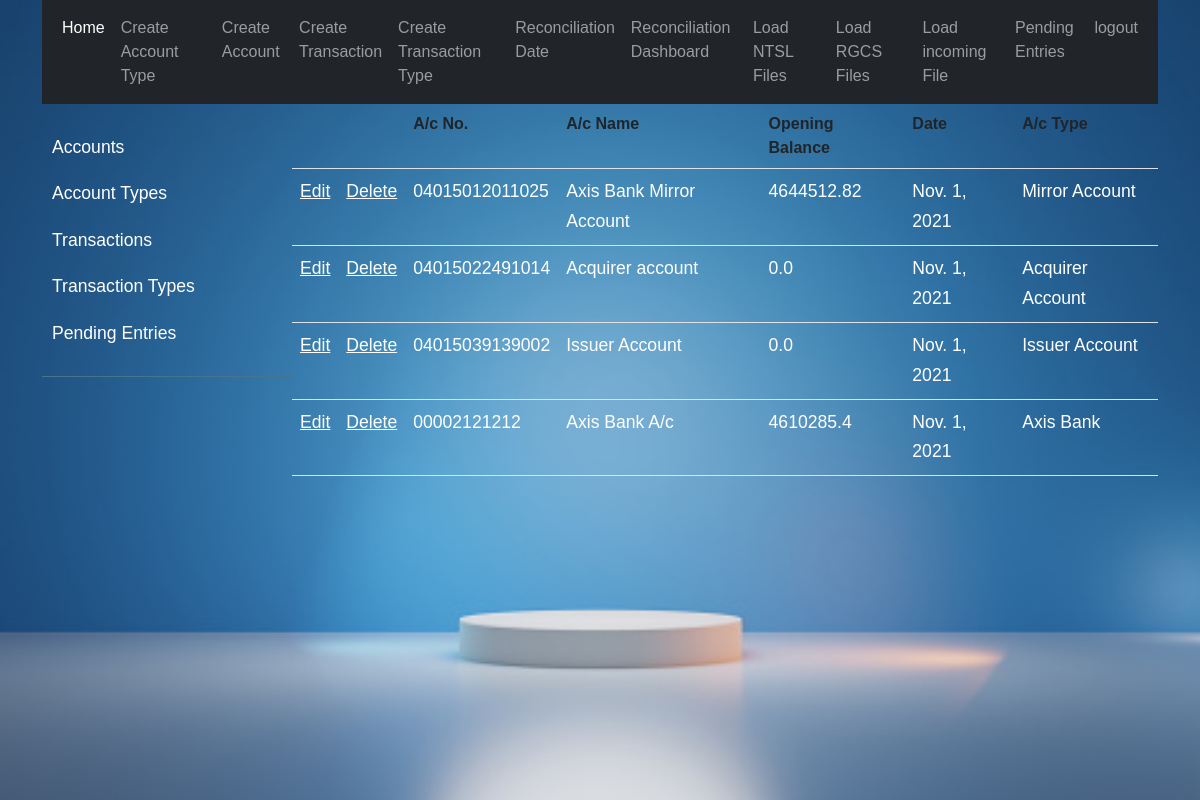
The page /accounts/ (signed in) on the database as committed earlier.
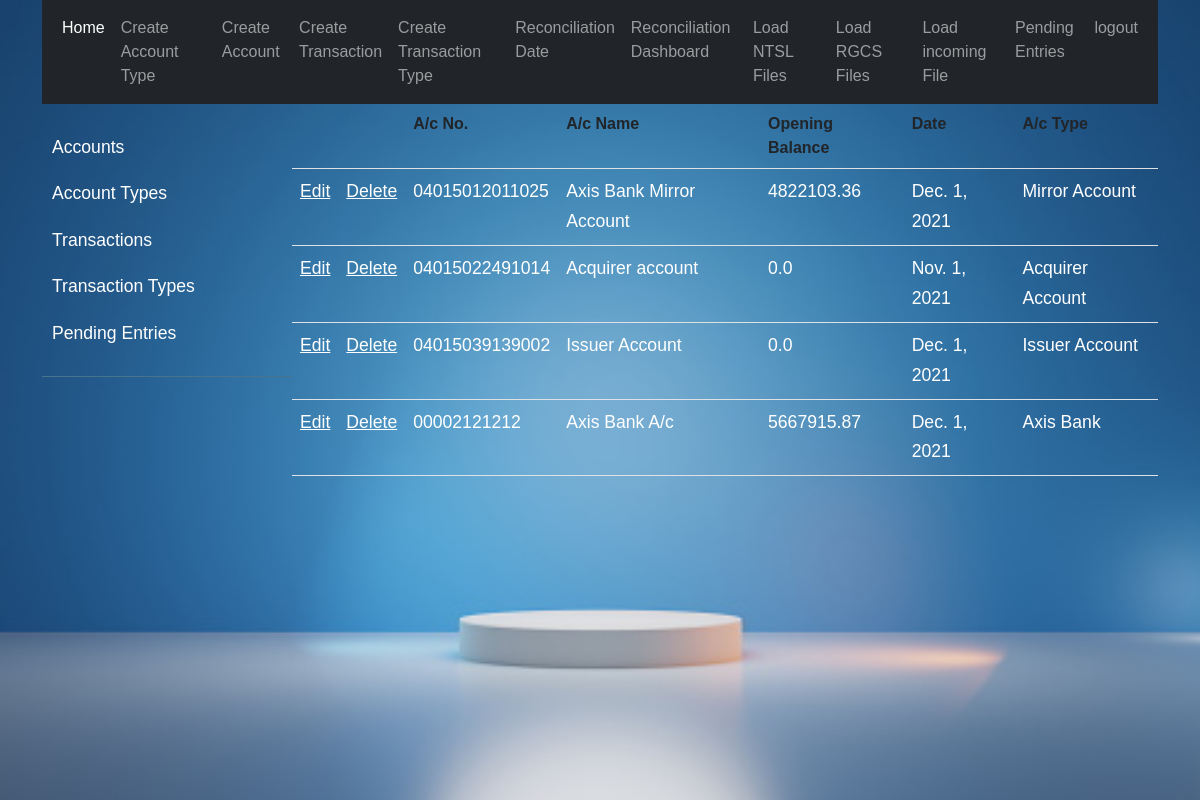
The same page on the database as committed later.
### recon/models.py (models this page shows, shortened)
class Account(models.Model):
    number = models.CharField(max_length=16)
    name = models.CharField(max_length=250)
    openingBalance = models.FloatField()
    date = models.DateField()
    accountType = models.ForeignKey(AccountType, on_delete=models.SET_NULL, null=True)

class AccountType(models.Model):
    type = models.CharField(max_length=250)
    def __str__(self):
        return self.type

### recon/views.py (the view)
# urls.py: path('accounts/',views.accounts, name='accounts'),
@login_required
def accounts(request):
    accounts=Account.objects.all()
    context={'accounts':accounts}
    return render(request,'recon/accounts.html',context)

### recon/templates/recon/accounts.html
{% extends 'home.html' %}
{% block sidecontent %}
<t >
   <table class="table ">
       <tbody>
                <th></th>
                <th></th>
                <th>A/c No.</th>
                <th>A/c Name</th>
                <th>Opening Balance</th>
                <th>Date</th>
                <th>A/c Type</th>
             {% for account in accounts %}
            <tr>
               <td> <a  href="{% url 'update-account' account.id%}">Edit</a></td>
                <td><a href="{% url 'delete-account' account.id%}">Delete</a></td>
                <td>{{account.number}}</td>
                <td>{{account.name}}</td>
                <td>{{account.openingBalance}}</td>
                <td>{{account.date}}</td>
                <td>{{account.accountType}}</td>
            </tr>
        {% endfor %}
       </tbody>
   </table>
</div>
{% endblock %}

Rows that differ between the two databases and show on the page:
changed Account "Axis Bank Mirror Account": openingBalance "4644512.82" → "4822103.36"; date "Nov. 1, 2021" → "Dec. 1, 2021"
changed Account "Issuer Account": date "Nov. 1, 2021" → "Dec. 1, 2021"
changed Account "Axis Bank A/c": openingBalance "4610285.4" → "5667915.87"; date "Nov. 1, 2021" → "Dec. 1, 2021"
